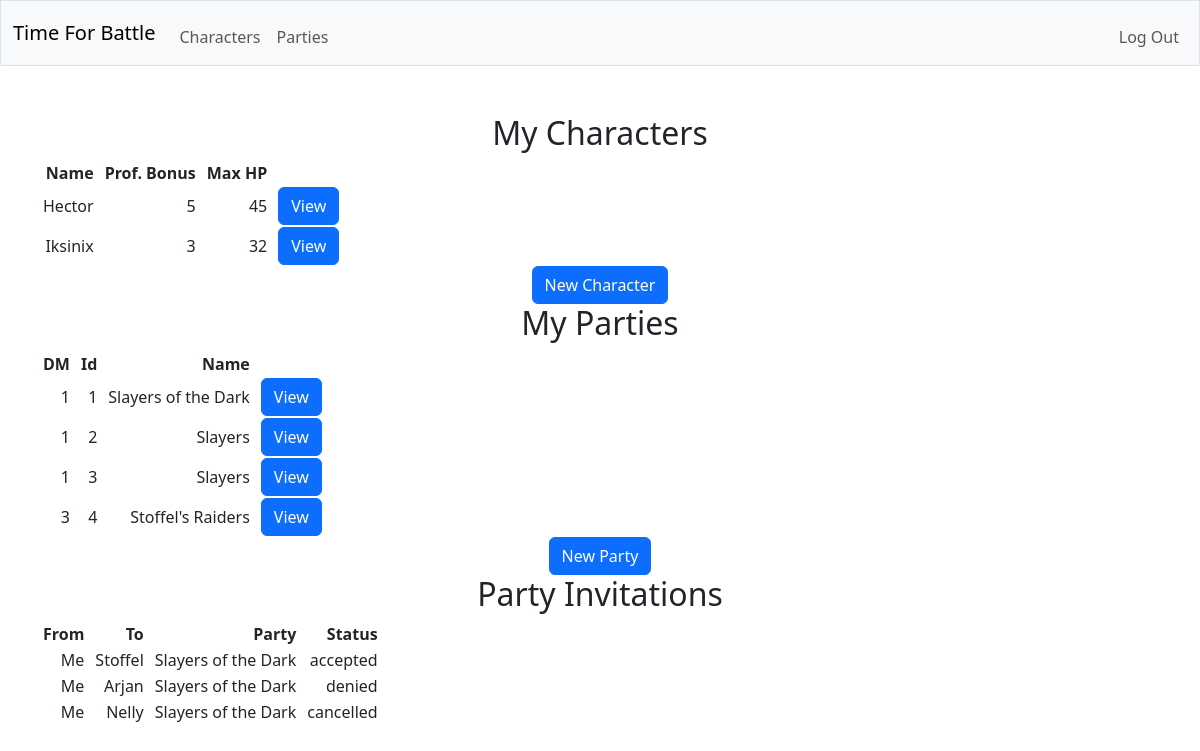
The page / (signed in) on the database its author committed.
### tables this page shows
CREATE TABLE characters (id INTEGER PRIMARY KEY AUTOINCREMENT NOT NULL, user_id INTEGER NOT NULL, name TEXT NOT NULL, max_hitpoints INTEGER NOT NULL, prof_bonus INTEGER NOT NULL, FOREIGN KEY (user_id) REFERENCES users(id));

CREATE TABLE parties (id INTEGER PRIMARY KEY AUTOINCREMENT NOT NULL, dm_id INTEGER NOT NULL, name TEXT NOT NULL, FOREIGN KEY (dm_id) REFERENCES users(id));

CREATE TABLE invitations (id INTEGER PRIMARY KEY AUTOINCREMENT NOT NULL, party_id INTEGER NOT NULL, user_id INTEGER NOT NULL, status TEXT NOT NULL, FOREIGN KEY (party_id) REFERENCES parties(id), FOREIGN KEY (user_id) REFERENCES users(id));

CREATE TABLE users (id INTEGER PRIMARY KEY AUTOINCREMENT NOT NULL, username TEXT NOT NULL, hash TEXT NOT NULL);

### app.py (the view)
@app.route("/")
@login_required
def index():
    with sqlite3.connect(database) as conn:
        conn.row_factory = sqlite3.Row
        cur = conn.cursor()
        cur.execute(
            "SELECT * FROM characters WHERE user_id = ?",
            (session["user_id"],)
        )
        characters = [dict(row) for row in cur.fetchall()]
    with sqlite3.connect(database) as conn:
        conn.row_factory = sqlite3.Row
        cur = conn.cursor()
        cur.execute(
            "SELECT DISTINCT parties.id, parties.dm_id, parties.name FROM parties LEFT JOIN players ON parties.id = players.party_id LEFT JOIN characters ON players.character_id = characters.id WHERE parties.dm_id = ? OR characters.user_id = ?",
            (session["user_id"], session["user_id"])
        )
        parties = [dict(row) for row in cur.fetchall()]
    with sqlite3.connect(database) as conn:
        conn.row_factory = sqlite3.Row
        cur = conn.cursor()
        cur.execute(
            "SELECT * FROM invitations JOIN parties ON invitations.party_id = parties.id JOIN users ON parties.dm_id = users.id WHERE user_id = ?",
            (session["user_id"],)
        )
        received_invitations = [dict(row) for row in cur.fetchall()]
    with sqlite3.connect(database) as conn:
        conn.row_factory = sqlite3.Row
        cur = conn.cursor()
        cur.execute(
            "SELECT * FROM invitations JOIN parties ON invitations.party_id = parties.id JOIN users ON invitations.user_id = users.id WHERE parties.dm_id = ?",
            (session["user_id"],)
        )
        sent_invitations = [dict(row) for row in cur.fetchall()]
    return render_template("index.html", characters=characters, parties=parties, received_invitations=received_invitations, sent_invitations=sent_invitations)

### helpers.py (called while the page is built)
def login_required(f):
    @wraps(f)
    def decorated_function(*args, **kwargs):
        if session.get("user_id") is None:
            return redirect("/login")
        return f(*args, **kwargs)
    return decorated_function

### templates/index.html (shortened to what this page needs)
{% extends "layout.html" %}
{% block main %}
    <h2>My Characters</h2>
    <table>
        <thead>
            <tr>
                <th>Name</th>
                <th>Prof. Bonus</th>
                <th>Max HP</th>
            </tr>
        </thead>
        <tbody>
            {% for character in characters %}
                <tr>
                    <td>{{ character.name }}</td>
                    <td>{{ character.prof_bonus }}</td>
                    <td>{{ character.max_hitpoints }}</td>
                    <td>
                        <form action="/character/{{ character.id }}" method="get">
                            <button class="btn btn-primary" type="submit">View</button>
                        </form>
                    </td>
                </tr>
            {% endfor %}
        </tbody>
    </table>
    <form action="/character/new/edit" method="get">
        <button class="btn btn-primary" type="submit">New Character</button>
    </form>
    <h2>My Parties</h2>
    <table>
        <thead>
            <tr>
                <th>DM</th>
                <th>Id</th>
                <th>Name</th>
            </tr>
        </thead>
        <tbody>
            {% for party in parties %}
                <tr>
                    <td>{{ party.dm_id }}</td>
                    <td>{{ party.id }}</td>
                    <td>{{ party.name }}</td>
                    <td>
                        <form action="/party/{{ party.id }}" method="get">
                            <button class="btn btn-primary" type="submit">View</button>
                        </form>
                    </td>
                </tr>
            {% endfor %}
        </tbody>
    </table>
    <form action="/party/new/edit" method="get">
        <button class="btn btn-primary" type="submit">New Party</button>
    </form>
    <h2>Party Invitations</h2>
    <table>
        <thead>
            <tr>
                <th>From</th>
                <th>To</th>
                <th>Party</th>
                <th>Status</th>
            </tr>
        </thead>
        <tbody>
            {% for sent_invitation in sent_invitations %}
                <tr>
                    <td>Me</td>
                    <td>{{ sent_invitation.username }}</td>
                    <td>{{ sent_invitation.name }}</td>
                    <td>{{ sent_invitation.status }}</td>
                </tr>
            {% endfor %}
        </tbody>
    </table>
{% endblock %}

### static/styles.css (style rules this page uses)
th, td { text-align: right; padding-right: 10px; }

### rows shown on the page
characters: name "Hector", prof_bonus "5", max_hitpoints "45"
characters: name "Iksinix", prof_bonus "3", max_hitpoints "32"
parties: dm_id "1", id "1", name "Slayers of the Dark"
parties: dm_id "1", id "2", name "Slayers"
parties: dm_id "1", id "3", name "Slayers"
parties: dm_id "3", id "4", name "Stoffel's Raiders"
invitations: username "Stoffel", name "Slayers of the Dark", status "accepted"
invitations: username "Arjan", name "Slayers of the Dark", status "denied"
invitations: username "Nelly", name "Slayers of the Dark", status "cancelled"
